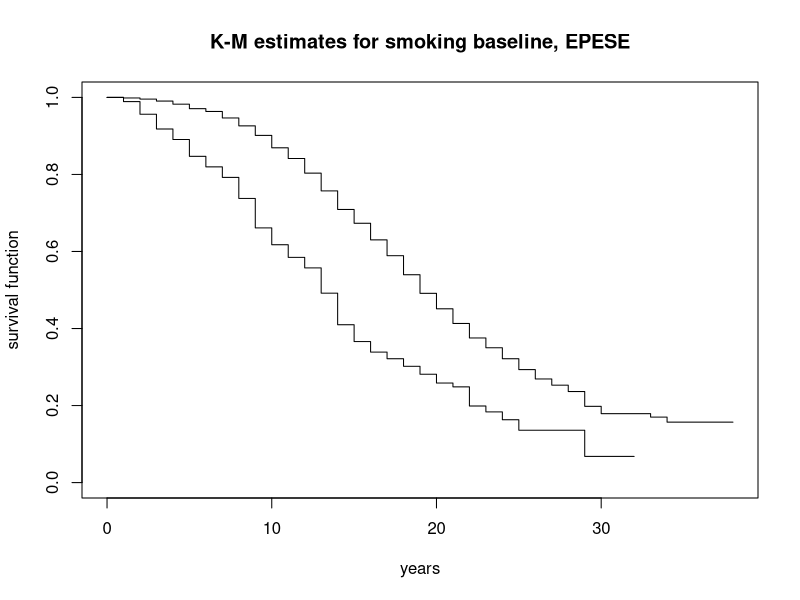
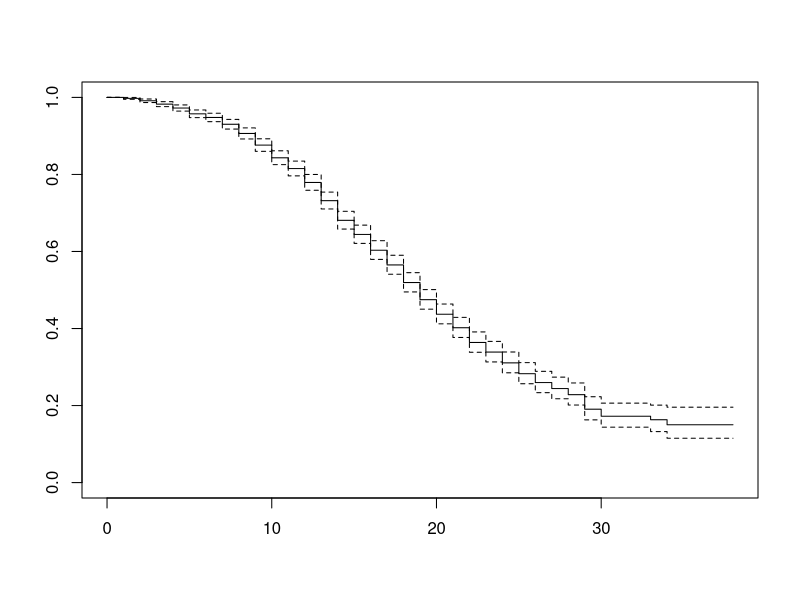
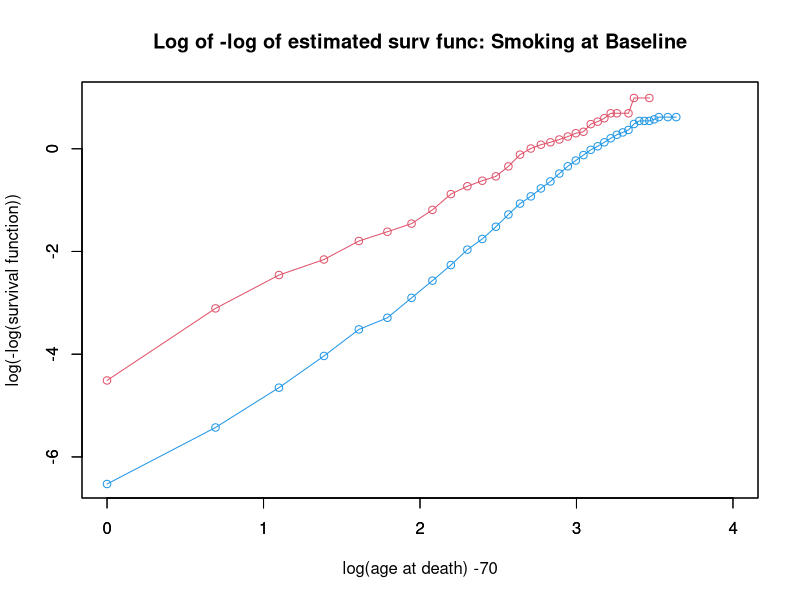
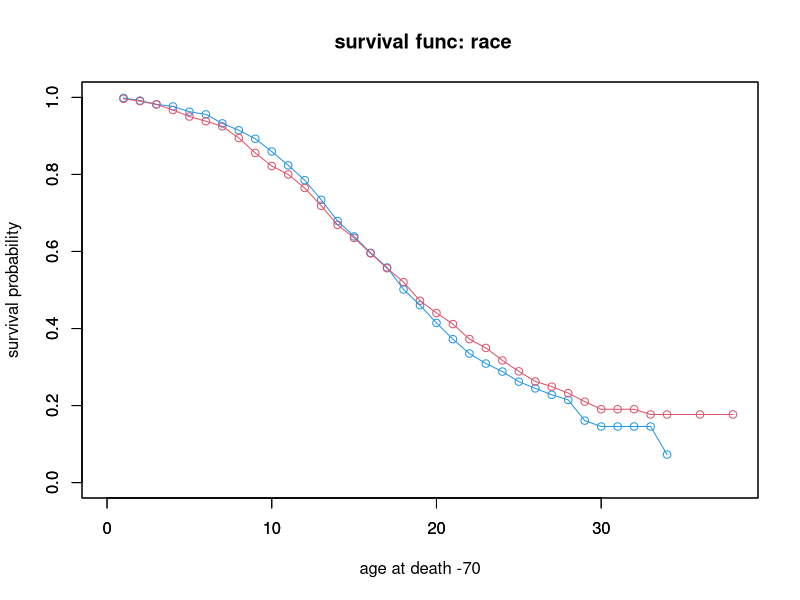
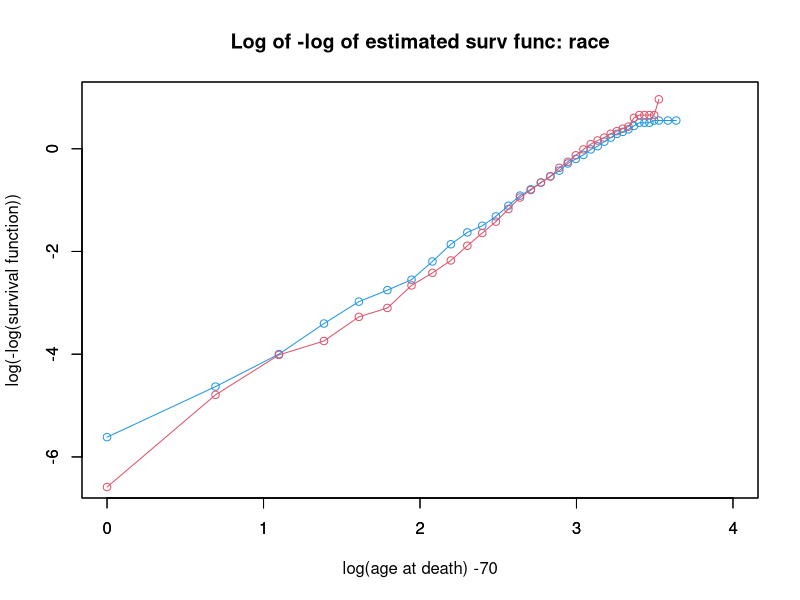

Generate these figures, in order, with R:


# read in the data BE SURE TO CHANGE DIRECTORY BASED ON WHERE YOU PLACE THE FILE.
# NOTE THE DOUBLE SLASHES

epese_data <- read.csv("./epese_bmi2-1.csv")

head (epese_data)
summary(epese_data[, 2:25])                  # summary statistics on age time homework 2 data set.


# reverse code dead to deal with censor
epese_data$censor = -1 * (epese_data$dead - 1)

library(survival)

#look at the  survival by  smoking group



surv_probs <-
  survfit(Surv(age_at_death, dead) ~ as.factor(smoke_at_baseline), data = epese_data)

# check the log rank statistic
survdiff(Surv(age_at_death, dead) ~ as.factor(smoke_at_baseline), data = epese_data)

# plot

plot (
  surv_probs,
  main = "K-M estimates for smoking baseline, EPESE",
  conf.int = FALSE,
  xlab = "years",
  ylab = "survival function"
)
summary(surv_probs)



#question 1: Does smoking matter PHreg?

fit1.survival <-
  coxph(
    Surv(age_at_death, dead) ~ smoke_at_baseline,
    method = "breslow",
    na.action = na.exclude,
    data = epese_data
  )
summary (fit1.survival)

plot(survfit(fit1.survival, fun = "cloglog"))



# question 2: check if proportionality is met

# smoke1 <- subset(epese_data, smoke_at_baseline == 1)
# smoke2 <- subset(epese_data, smoke_at_baseline == 2)
# fit1 <- summary(survfit(Surv(age_at_death, dead) ~ smoke_at_baseline,
#                       na.action=na.exclude,  data=smoke1))
# fit2<- summary(survfit(Surv(age_at_death, dead) ~ smoke_at_baseline,
# na.action = na.exclude,  data = smoke2))

# check of log-log survival plot for smoking.


surv_probs <-
  survfit(Surv(age_at_death, dead) ~ as.factor(smoke_at_baseline), data = epese_data)
surv_probs2 <-
  (surv_probs)    #Can also use summary(surv_probs). Removes censored values but also removes final values
surv_probs2$lls_surv <- log(-log(surv_probs2$surv))
surv_probs2$time <- log(surv_probs2$time)
log_prob <-
  as.data.frame(cbind(surv_probs2$lls_surv, surv_probs2$time))
names(log_prob) <- c('surv', 'time')
log_prob$smoke = NA
x <- max(as.numeric(rownames(log_prob[log_prob$time == 0, ])))
log_prob$smoke[1:x - 1] = 1
log_prob$smoke[x:nrow(log_prob)] = 2

plot (
  log_prob$time[log_prob$smoke == 1],
  log_prob$surv[log_prob$smoke == 1],
  type = 'p',
  col = c(4),
  xlim = c(0, 4),
  ylim = c(-6.5, 1),
  main = "Log of -log of estimated surv func: Smoking at Baseline",
  xlab = "log(age at death) -70",
  ylab = "log(-log(survival function))"
)
par(new = T)
plot (
  log_prob$time[log_prob$smoke == 2],
  log_prob$surv[log_prob$smoke == 2],
  type = 'p',
  col = c(2),
  xlim = c(0, 4),
  ylim = c(-6.5, 1),
  ylab = '',
  xlab = ''
)
lines(
  log_prob$time[log_prob$smoke == 1],
  log_prob$surv[log_prob$smoke == 1],
  type = 'l',
  col = c(4),
  xlim = c(0, 4),
  ylim = c(-6.5, 1),
  ylab = '',
  xlab = ''
)
lines(
  log_prob$time[log_prob$smoke == 2],
  log_prob$surv[log_prob$smoke == 2],
  type = 'l',
  col = c(2),
  xlim = c(0, 4),
  ylim = c(-6.5, 1),
  ylab = '',
  xlab = ''
)




# Question 3: race effect



fit3.survival <- coxph(
  Surv(age_at_death, dead) ~ white,
  method = "breslow",
  na.action = na.exclude,
  data = epese_data
)
summary (fit3.survival)


#plot survival curves

surv_probs <-
  survfit(Surv(age_at_death, dead) ~ as.factor(white), data = epese_data)
surv_probs2 <-
  (surv_probs)    #Can also use summary(surv_probs). Removes censored values but also removes final values
prob <- as.data.frame(cbind(surv_probs2$surv, surv_probs2$time))
names(prob) <- c('surv', 'time')
prob$white = NA
prob

prob$white[1:36] = 0
prob$white[37:70] = 1

plot (
  prob$time[prob$white == 1],
  prob$surv[prob$white == 1],
  type = 'p',
  col = c(4),
  xlim = c(0, 38),
  ylim = c(0, 1),
  main = " survival func: race",
  xlab = "age at death -70",
  ylab = "survival probability"
)
par(new = T)
plot (
  prob$time[prob$white == 0],
  prob$surv[prob$white == 0],
  type = 'p',
  col = c(2),
  xlim = c(0, 38),
  ylim = c(0, 1),
  ylab = '',
  xlab = ''
)
lines(
  prob$time[prob$white == 1],
  prob$surv[prob$white == 1],
  type = 'l',
  col = c(4),
  xlim = c(0, 38),
  ylim = c(0, 1),
  ylab = '',
  xlab = ''
)
lines(
  prob$time[prob$white == 0],
  prob$surv[prob$white == 0],
  type = 'l',
  col = c(2),
  xlim = c(0, 38),
  ylim = c(0, 1),
  ylab = '',
  xlab = ''
)



# check of log-log survival plot for race.



surv_probs <-
  survfit(Surv(age_at_death, dead) ~ as.factor(white), data = epese_data)
surv_probs2 <-
  (surv_probs)    #Can also use summary(surv_probs). Removes censored values but also removes final values
surv_probs2$lls_surv <- log(-log(surv_probs2$surv))
surv_probs2$time <- log(surv_probs2$time)
log_prob <-
  as.data.frame(cbind(surv_probs2$lls_surv, surv_probs2$time))
names(log_prob) <- c('surv', 'time')
log_prob$white = NA
x <- max(as.numeric(rownames(log_prob[log_prob$time == 0, ])))
log_prob$white[1:x - 1] = 1
log_prob$white[x:nrow(log_prob)] = 0

plot (
  log_prob$time[log_prob$white == 1],
  log_prob$surv[log_prob$white == 1],
  type = 'p',
  col = c(4),
  xlim = c(0, 4),
  ylim = c(-6.5, 1),
  main = "Log of -log of estimated surv func: race",
  xlab = "log(age at death) -70",
  ylab = "log(-log(survival function))"
)
par(new = T)
plot (
  log_prob$time[log_prob$white == 0],
  log_prob$surv[log_prob$white == 0],
  type = 'p',
  col = c(2),
  xlim = c(0, 4),
  ylim = c(-6.5, 1),
  ylab = '',
  xlab = ''
)
lines(
  log_prob$time[log_prob$white == 1],
  log_prob$surv[log_prob$white == 1],
  type = 'l',
  col = c(4),
  xlim = c(0, 4),
  ylim = c(-6.5, 1),
  ylab = '',
  xlab = ''
)
lines(
  log_prob$time[log_prob$white == 0],
  log_prob$surv[log_prob$white == 0],
  type = 'l',
  col = c(2),
  xlim = c(0, 4),
  ylim = c(-6.5, 1),
  ylab = '',
  xlab = ''
)



# question 4 - PH model for all predictors;

fit4.survival <-
  coxph(
    Surv(age_at_death, dead) ~ sex + years_ed  + heart_attack +  stroke +  cancer +
      high_bp  + self_rated_health  + smoke_at_baseline +
      num_rx  + katz  + cog_imp  + depressed_yn  + white + as.factor(bmi_cat),
    method = "breslow",
    na.action = na.exclude,
    data = epese_data
  )
summary (fit4.survival)











# model without BMI group to check if 4 dummies are significant

fit4.survival_nobmi <-
  coxph(
    Surv(age_at_death, dead) ~ sex + years_ed + heart_attack + stroke + cancer +
      high_bp + self_rated_health + smoke_at_baseline +
      num_rx + katz + cog_imp + depressed_yn + white ,
    method = "breslow",
    na.action = na.exclude,
    data = epese_data
  )


# difference in fit without bmi group
anova (fit4.survival, fit4.survival_nobmi)

# smoking by race interaction

fit2.survival <-
  coxph(
    Surv(age_at_death, dead) ~ sex + years_ed + heart_attack + stroke + cancer +
      high_bp + self_rated_health + smoke_at_baseline * white +
      num_rx + katz + cog_imp + depressed_yn  +
      bmi_gp1 + bmi_gp3 + bmi_gp4 + bmi_gp5,
    method = "breslow",
    na.action = na.exclude,
    data = epese_data
  )
summary (fit2.survival)




# question 5 - SEE SAS OUTPUT


# question 6 - YEARS to DEATH vs. AGE AT DEATH


fit6.survival <-
  coxph(
    Surv(years_to_death, dead) ~ sex + years_ed  + heart_attack +  stroke +  cancer +
      high_bp  + self_rated_health  + smoke_at_baseline +
      num_rx  + katz  + cog_imp  + depressed_yn  + white + as.factor(bmi_cat) + age,
    method = "breslow",
    na.action = na.exclude,
    data = epese_data
  )
summary (fit6.survival)
